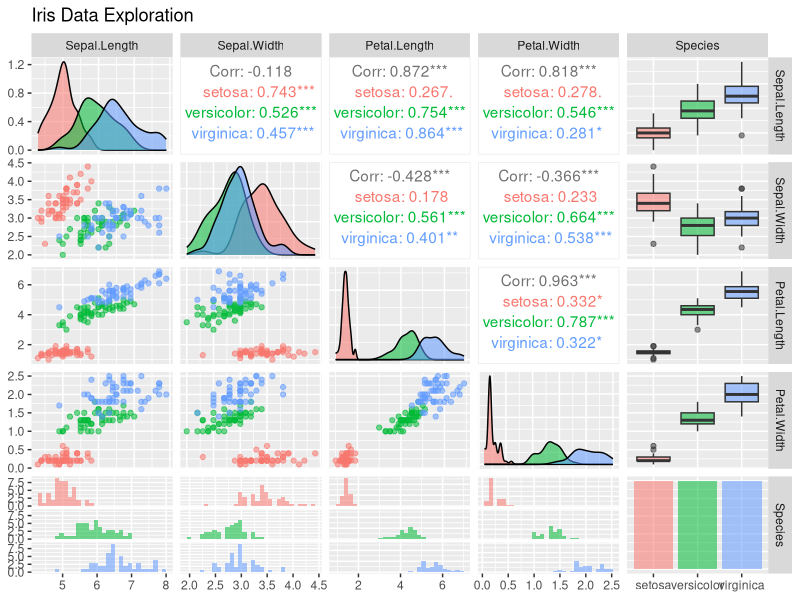
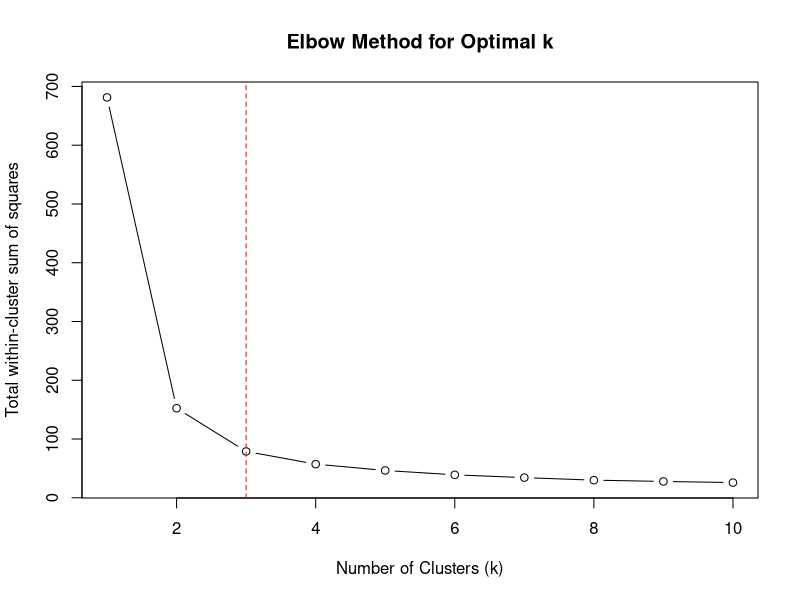
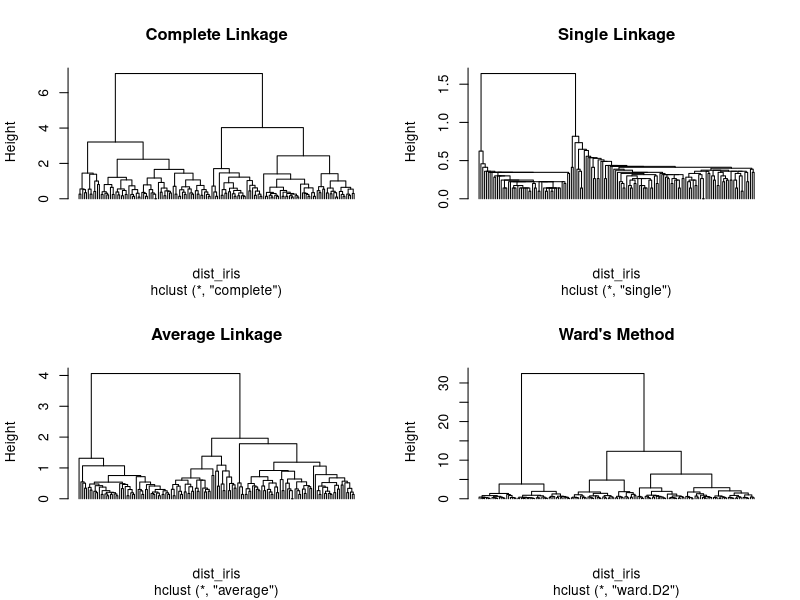
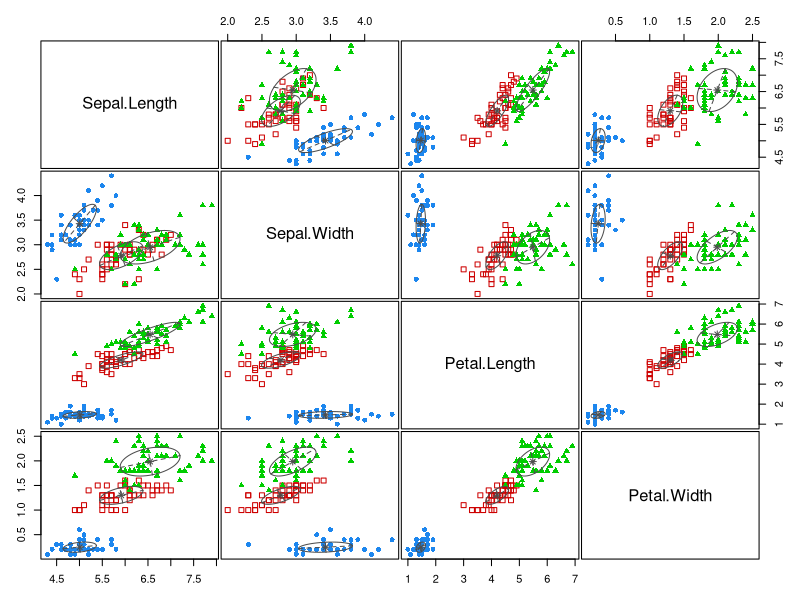
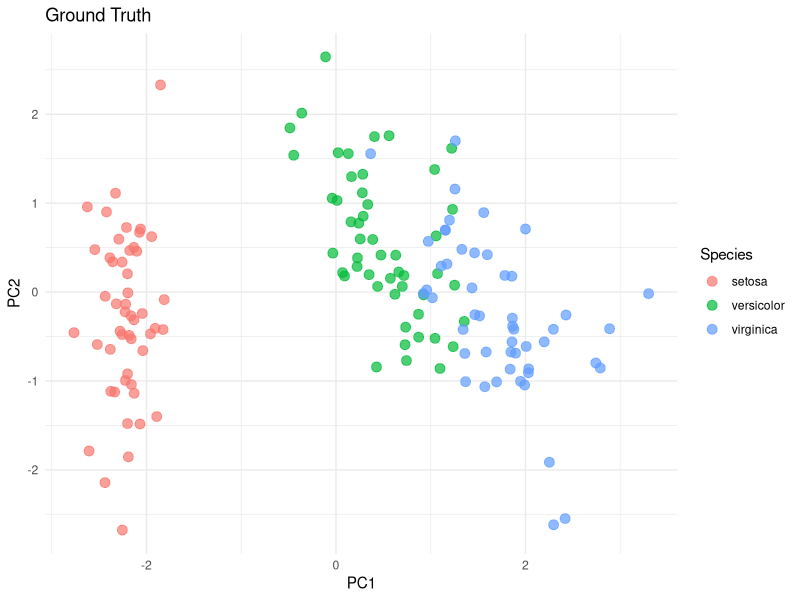
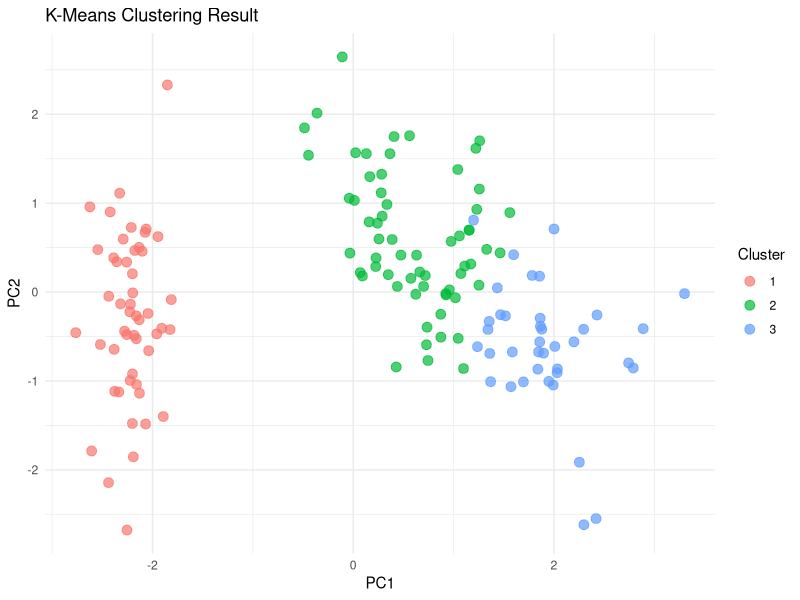
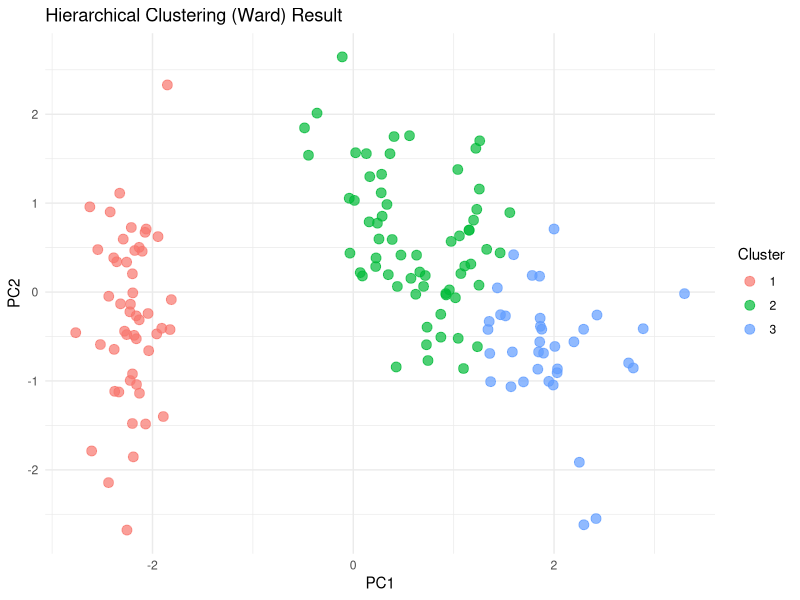
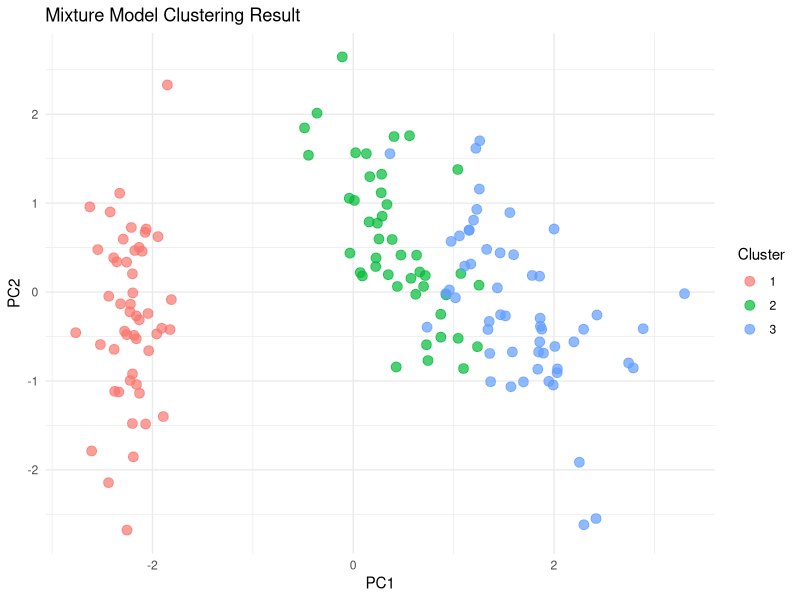

Here is the R script that generated these plots, in order:
## 강의 실습 조교가 임의로 작성한 코드여서, 교수님 코드와 달라질 수 있습니다.


##### 연습 문제 3####################################
# 1. 패키지 로드 및 데이터 준비
# install.packages(c("ggplot2", "GGally", "mclust")) # 필요시 설치
library(ggplot2)
library(GGally)
library(mclust)

data(iris)
iris_data <- iris[, 1:4]     # 4개의 수치형 변수만 사용
iris_species <- iris$Species # 실제 품종 정보 (결과 비교용)


# 2. 사전 탐색: 변수 간 관계 시각화
# GGally 패키지를 사용해 변수별 분포와 산점도를 한 번에 확인
ggpairs(iris, aes(color = Species, alpha = 0.5), title="Iris Data Exploration")


# 3. 최적 군집 수(k) 결정 (엘보우 방법)
set.seed(123) # 결과 재현을 위한 시드 설정
wss <- (nrow(iris_data)-1)*sum(apply(iris_data,2,var))
for (i in 2:10) {
  wss[i] <- sum(kmeans(iris_data, centers=i, nstart=25)$withinss)
}

# 엘보우 플롯 시각화
plot(1:10, wss, type="b", 
     xlab="Number of Clusters (k)",
     ylab="Total within-cluster sum of squares",
     main="Elbow Method for Optimal k")
abline(v=3, col="red", lty=2) # k=3에서 꺾이는 것을 확인


# 4. 모델링 수행
# --- A. k-평균 군집분석 (k=3) ---
km_iris <- kmeans(iris_data, centers = 3, nstart = 25)
km_clusters <- km_iris$cluster

# --- B. 계층적 군집분석 (다양한 linkage 비교) ---
dist_iris <- dist(iris_data, method = "euclidean")

# 여러 linkage 방법으로 모델 생성
hc_complete <- hclust(dist_iris, method = "complete")
hc_single <- hclust(dist_iris, method = "single")
hc_average <- hclust(dist_iris, method = "average")
hc_ward <- hclust(dist_iris, method = "ward.D2")

# 덴드로그램 시각화 비교
par(mfrow = c(2, 2)) # 2x2 플롯 레이아웃
plot(hc_complete, main = "Complete Linkage", hang = -1, labels = FALSE)
plot(hc_single, main = "Single Linkage", hang = -1, labels = FALSE)
plot(hc_average, main = "Average Linkage", hang = -1, labels = FALSE)
plot(hc_ward, main = "Ward's Method", hang = -1, labels = FALSE)
par(mfrow = c(1, 1)) 

# 각 모델에서 3개 군집으로 자르기
hc_clusters_complete <- as.factor(cutree(hc_complete, k = 3))
hc_clusters_ward <- as.factor(cutree(hc_ward, k = 3)) # Ward 방법이 성능이 좋으므로 대표로 사용

# --- C. 혼합모형 군집분석 ---
mclust_iris <- Mclust(iris_data, G = 3)
mclust_clusters <- as.factor(mclust_iris$classification)

# 혼합모형 시각화 (모델이 찾은 최적의 군집 구조)
plot(mclust_iris, what = "classification", main="Mixture Model Classification")


# 5. 결과 비교
# --- A. 표(Table)로 비교 ---
cat("\n--- K-Means Clustering vs. Actual Species ---\n")
print(table(K_Means = km_clusters, Actual = iris_species))

cat("\n--- Hierarchical (Ward) vs. Actual Species ---\n")
print(table(Hierarchical_Ward = hc_clusters_ward, Actual = iris_species))

cat("\n--- Mixture Model vs. Actual Species ---\n")
print(table(Mixture_Model = mclust_clusters, Actual = iris_species))


# --- B. PCA를 이용한 시각적 비교 ---
# 주성분 분석으로 4차원 -> 2차원으로 차원 축소
pca_result <- prcomp(iris_data, scale. = TRUE)
pca_data <- as.data.frame(pca_result$x[, 1:2])

# 시각화를 위한 데이터 프레임 생성
comparison_df <- data.frame(
  PC1 = pca_data$PC1,
  PC2 = pca_data$PC2,
  Ground_Truth = iris_species,
  K_Means = as.factor(km_clusters),
  Hierarchical_Ward = hc_clusters_ward,
  Mixture_Model = mclust_clusters
)

# ggplot으로 각 군집화 방법의 결과를 시각화하여 비교
ggplot(comparison_df, aes(x = PC1, y = PC2)) +
  geom_point(aes(color = Ground_Truth), alpha = 0.7, size = 3) +
  labs(title = "Ground Truth", color = "Species") +
  theme_minimal()

ggplot(comparison_df, aes(x = PC1, y = PC2)) +
  geom_point(aes(color = K_Means), alpha = 0.7, size = 3) +
  labs(title = "K-Means Clustering Result", color = "Cluster") +
  theme_minimal()

ggplot(comparison_df, aes(x = PC1, y = PC2)) +
  geom_point(aes(color = Hierarchical_Ward), alpha = 0.7, size = 3) +
  labs(title = "Hierarchical Clustering (Ward) Result", color = "Cluster") +
  theme_minimal()

ggplot(comparison_df, aes(x = PC1, y = PC2)) +
  geom_point(aes(color = Mixture_Model), alpha = 0.7, size = 3) +
  labs(title = "Mixture Model Clustering Result", color = "Cluster") +
  theme_minimal()



#### 4 ######################
# 1. 패키지 및 데이터 준비
library(MASS)
library(caret)
library(rpart)
library(randomForest)
data(Boston)

# 2. 타겟 변수 생성 (medv > 25)
Boston$medv_cat <- as.factor(ifelse(Boston$medv > 25, "Over25", "Under25"))
# 원본 medv 변수 제거
boston_class_data <- Boston[, !(names(Boston) %in% "medv")]

# 3. 데이터 분할 (훈련 데이터 70%, 테스트 데이터 30%)
set.seed(123)
train_index <- createDataPartition(boston_class_data$medv_cat, p = 0.7, list = FALSE)
train_data <- boston_class_data[train_index, ]
test_data  <- boston_class_data[-train_index, ]

# 4. 모델링
# A. 로지스틱 회귀분석
logit_model <- glm(medv_cat ~ ., data = train_data, family = "binomial")

# B. 의사결정나무
tree_model <- rpart(medv_cat ~ ., data = train_data, method = "class")

# C. 랜덤포레스트
rf_model <- randomForest(medv_cat ~ ., data = train_data, ntree = 100)

# 5. 예측 및 평가
# A. 로지스틱 회귀분석 예측 및 평가
logit_probs <- predict(logit_model, newdata = test_data, type = "response")
logit_preds <- as.factor(ifelse(logit_probs > 0.5, "Over25", "Under25"))
cat("--- Logistic Regression Performance ---\n")
print(confusionMatrix(logit_preds, test_data$medv_cat, positive="Over25"))

# B. 의사결정나무 예측 및 평가
tree_preds <- predict(tree_model, newdata = test_data, type = "class")
cat("\n--- Decision Tree Performance ---\n")
print(confusionMatrix(tree_preds, test_data$medv_cat, positive="Over25"))

# C. 랜덤포레스트 예측 및 평가
rf_preds <- predict(rf_model, newdata = test_data)
cat("\n--- Random Forest Performance ---\n")
print(confusionMatrix(rf_preds, test_data$medv_cat, positive="Over25"))
